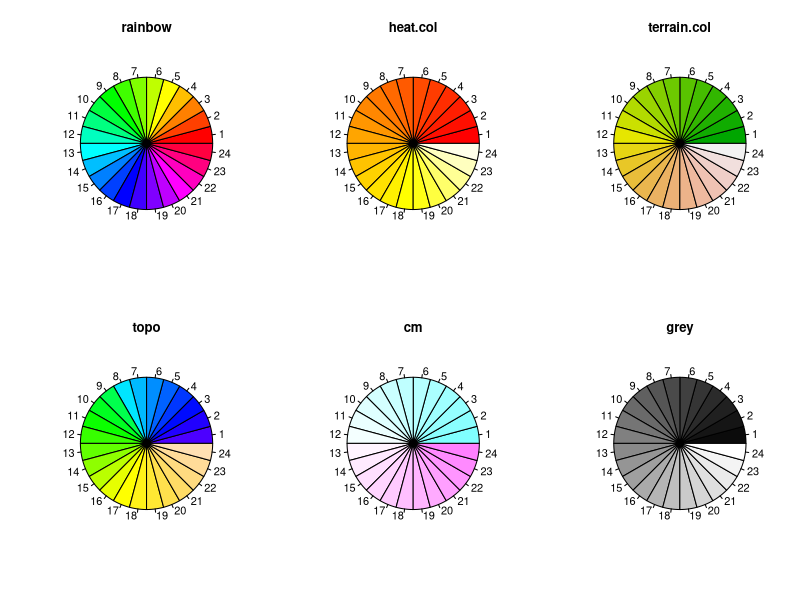
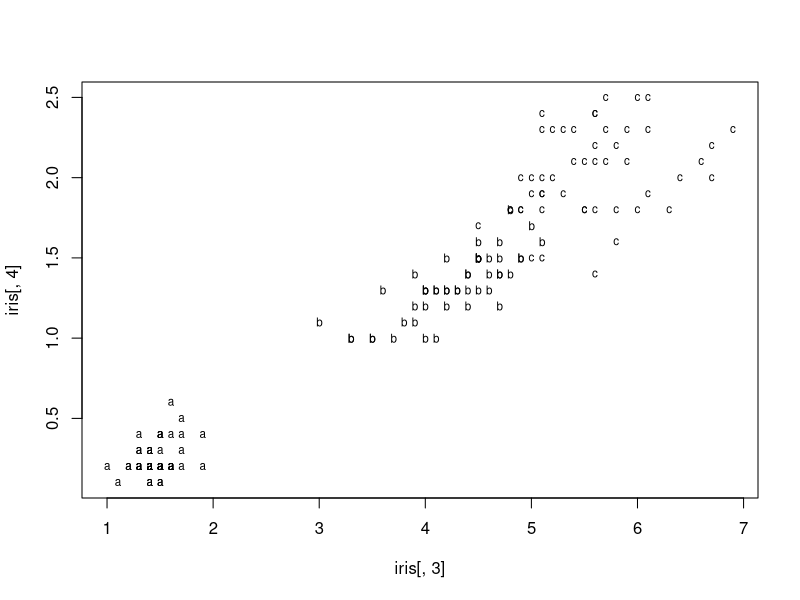
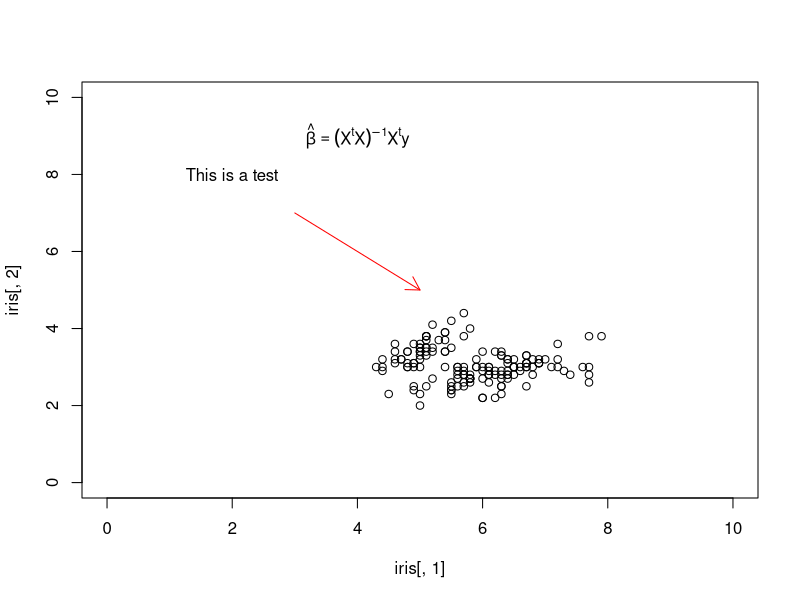
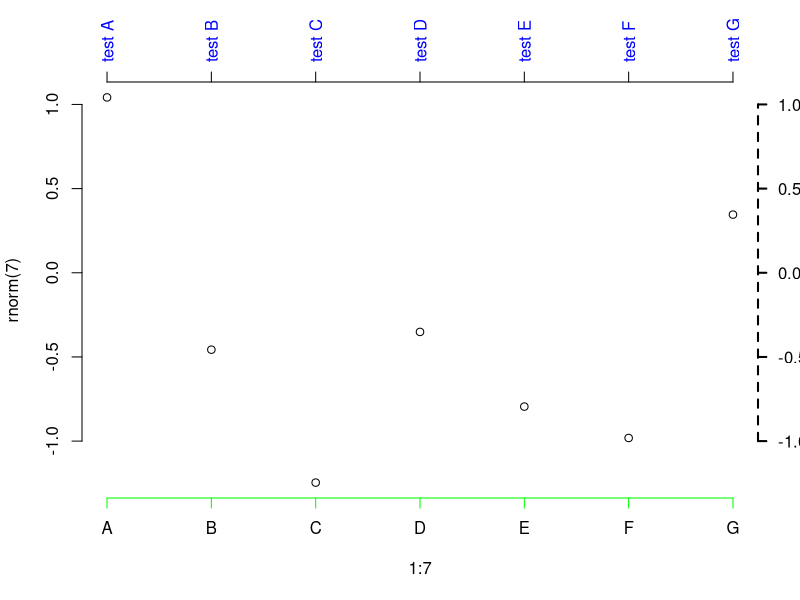

Generate these figures, in order, with R:
#A05 ppt -> browseURL("http://www.hmwu.idv.tw/web/R/A05-hmwu_R-Graphics&Visualization.pdf")

par(mfrow = c(2, 3))
n <- 24
pie(rep(1,n), col=rainbow(n), main = "rainbow")
pie(rep(1,n), col=heat.colors(n), main = "heat.col")
pie(rep(1,n), col=terrain.colors(n), main = "terrain.col")
pie(rep(1,n), col=topo.colors(n), main = "topo")
pie(rep(1,n), col=cm.colors(n), main = "cm")
pie(rep(1,n), col=grey(1:n/n), main = "grey")

n <- 10
(col.a <- colorRamp(c("red", "green"))((0:n)/n))

#56/208
par(mfrow = c(1, 1))
plot(iris[,3], iris[,4], type="n")
my.label <- c(rep("a", 50), rep("b", 50), rep("c", 50))
text(iris[,3], iris[,4], labels=my.label, cex=0.7)

#57/208
plot(iris[,1], iris[,2], xlim=c(0, 10), ylim=c(0, 10))
text(2,8, "This is a test")
arrows(x0=3, y0=7, x1=5, y1=5, length = 0.15, col="red")
text(4, 9, expression(hat(beta) == (X^t * X)^{-1} * X^t * y))

#61/208 axis
plot(1:7, rnorm(7), xaxt = "n", frame = FALSE)
axis(1, 1:7, LETTERS[1:7], col = "green")
axis(3, 1:7, paste("test", LETTERS[1:7]), col.axis = "blue", las=2)
axis(4, lty=2, lwd = 2, las=2)
